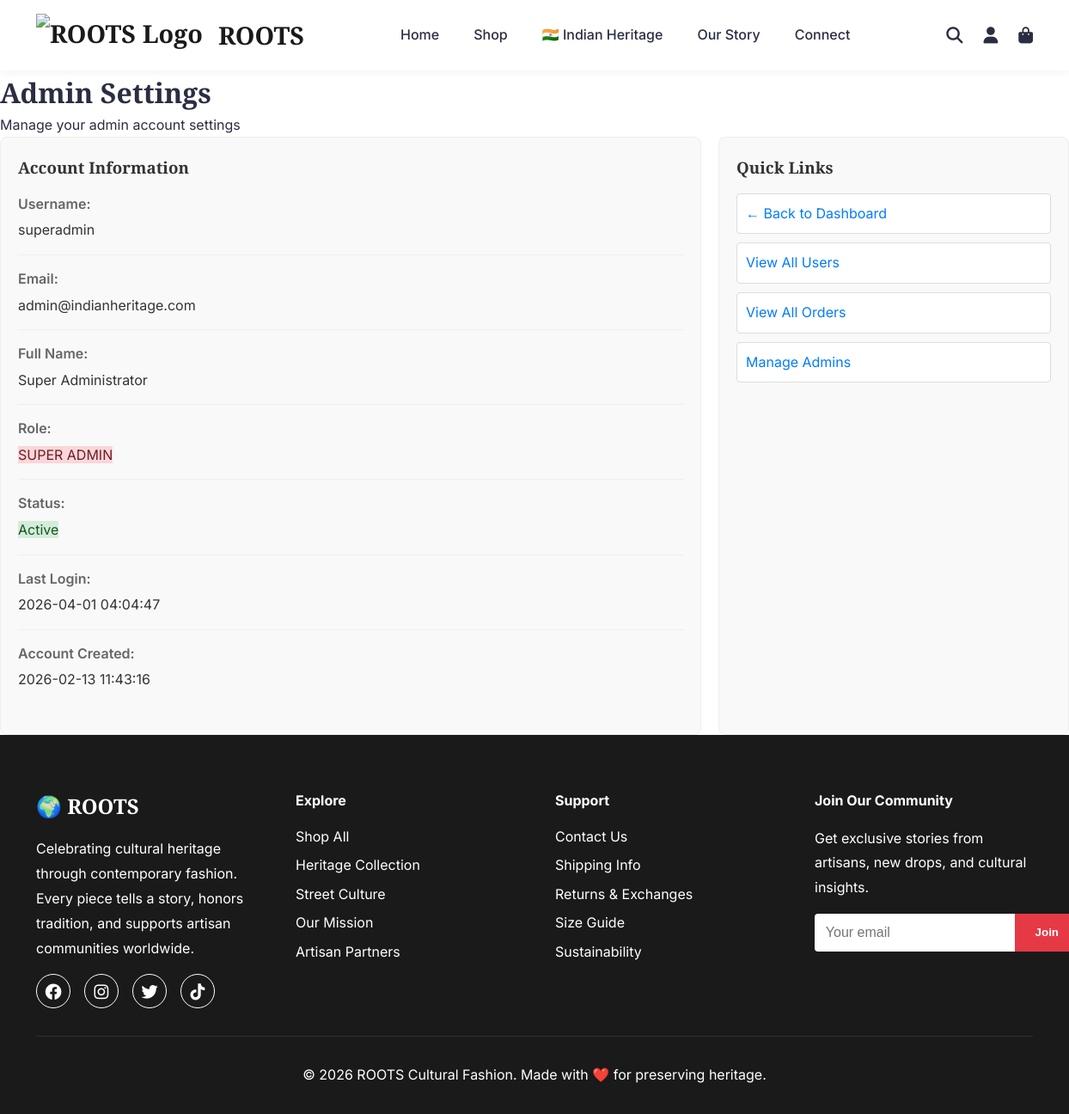
The app's page /admin/settings (signed in) with its own data.
### models/__init__.py (models this page shows, shortened)
class Admin(db.Model):
    __tablename__ = 'admins'
    id = db.Column(db.Integer, primary_key=True)
    email = db.Column(db.String(120), unique=True, nullable=False, index=True)
    username = db.Column(db.String(80), unique=True, nullable=False, index=True)
    password_hash = db.Column(db.String(255), nullable=False)
    full_name = db.Column(db.String(100))
    role = db.Column(db.String(20), default='admin')
    is_active = db.Column(db.Boolean, default=True)
    created_at = db.Column(db.DateTime, default=lambda: datetime.now(timezone.utc))
    updated_at = db.Column(db.DateTime, default=lambda: datetime.now(timezone.utc),
                          onupdate=lambda: datetime.now(timezone.utc))
    last_login = db.Column(db.DateTime)
    def is_super_admin(self) -> bool:
        return self.role == 'super_admin'

### controllers/admin_controller.py (the view)
@admin_bp.route('/settings')
@admin_required
def settings():
    from repositories import AdminRepository
    admin = AdminRepository.find_by_id(session['admin_id'])
    return render_template('admin/settings.html', admin=admin)

### app.py (called while the page is built)
@app.after_request
def add_cache_headers(response):
    if request.path.startswith('/static/'):
        response.cache_control.max_age = 2592000
        response.cache_control.public = True
    elif request.endpoint in ['home', 'shop', 'about', 'contact', 'indian_heritage', 'design_gallery']:
        response.cache_control.max_age = 3600
        response.cache_control.public = True
    return response

@app.before_request
def redirect_to_custom_domain():
    if env == 'production':
        if 'indian-heritage-fashion.onrender.com' in request.url:
            new_url = request.url.replace('indian-heritage-fashion.onrender.com', 'www.rootsfashion.in')
            return redirect(new_url, code=301)

@app.context_processor
def inject_now():
    return {'now': datetime.now(timezone.utc)}

@app.context_processor
def inject_user():
    user_info = {
        'is_authenticated': 'user_id' in session,
        'is_admin': 'admin_id' in session,
        'username': session.get('username') or session.get('admin_username'),
        'user_id': session.get('user_id'),
        'admin_id': session.get('admin_id')
    }
    return {'current_user': user_info}

### repositories/__init__.py (called while the page is built)
    @staticmethod
    def find_by_id(admin_id: int) -> Optional[Admin]:
        return Admin.query.get(admin_id)

### templates/admin/settings.html (shortened to what this page needs)
{% extends "base.html" %}
{% block content %}
<div class="admin-container">
    <div class="admin-header">
        <h1>Admin Settings</h1>
        <p>Manage your admin account settings</p>
    </div>
    <div class="settings-container">
        <div class="settings-section">
            <h3>Account Information</h3>
            <div class="info-group">
                <label>Username:</label>
                <p>{{ admin.username }}</p>
            </div>
            <div class="info-group">
                <label>Email:</label>
                <p>{{ admin.email }}</p>
            </div>
            <div class="info-group">
                <label>Full Name:</label>
                <p>{{ admin.full_name or 'Not set' }}</p>
            </div>
            <div class="info-group">
                <label>Role:</label>
                <p>
                    <span class="badge {% if admin.role == 'super_admin' %}badge-danger{% else %}badge-info{% endif %}">
                        {{ admin.role.upper().replace('_', ' ') }}
                    </span>
                </p>
            </div>
            <div class="info-group">
                <label>Status:</label>
                <p>
                    {% if admin.is_active %}
                        <span class="badge badge-success">Active</span>
                    {% else %}
                        <span class="badge badge-danger">Inactive</span>
                    {% endif %}
                </p>
            </div>
            <div class="info-group">
                <label>Last Login:</label>
                <p>{{ admin.last_login.strftime('%Y-%m-%d %H:%M:%S') if admin.last_login else 'Never' }}</p>
            </div>
            <div class="info-group">
                <label>Account Created:</label>
                <p>{{ admin.created_at.strftime('%Y-%m-%d %H:%M:%S') }}</p>
            </div>
        </div>
        <div class="settings-section">
            <h3>Quick Links</h3>
            <ul class="quick-links">
                <li><a href="{{ url_for('admin.dashboard') }}">← Back to Dashboard</a></li>
                <li><a href="{{ url_for('admin.users') }}">View All Users</a></li>
                <li><a href="{{ url_for('admin.orders') }}">View All Orders</a></li>
                {% if admin.is_super_admin() %}
                    <li><a href="{{ url_for('admin.admins') }}">Manage Admins</a></li>
                {% endif %}
            </ul>
        </div>
    </div>
</div>
{% endblock %}

### static/css/style.css (style rules this page uses)
* { margin: 0; padding: 0; box-sizing: border-box; }
:root { --primary-color: #1a1a1a; --secondary-color: #e63946; --accent-color: #f4a261; --text-color: #2b2d42; --light-bg: #fefae0; --white: #ffffff; --gray: #8d99ae; --border-color: #edf2f4; }
body { font-family: 'Inter', 'Segoe UI', sans-serif; line-height: 1.6; color: var(--text-color); }
h1, h2, h3 { font-family: 'Playfair Display', serif; }

### templates/admin/settings.html (style rules this page uses)
.settings-container { display: grid; grid-template-columns: 2fr 1fr; gap: 20px; }
.settings-section { background: #f9f9f9; padding: 20px; border-radius: 8px; border: 1px solid #eee; }
.settings-section h3 { margin-top: 0; margin-bottom: 15px; color: #333; }
.info-group { margin-bottom: 15px; padding-bottom: 15px; border-bottom: 1px solid #eee; }
.info-group:last-child { border-bottom: none; }
.info-group label { display: block; font-weight: 600; color: #666; margin-bottom: 5px; }
.info-group p { margin: 0; color: #333; }
.quick-links { list-style: none; padding: 0; margin: 0; }
.quick-links li { margin-bottom: 10px; }
.quick-links a { display: block; padding: 10px; background: white; border: 1px solid #ddd; border-radius: 4px; text-decoration: none; color: #007bff; transition: all 0.3s; }
.badge-danger { background: #f8d7da; color: #721c24; }
.badge-success { background: #d4edda; color: #155724; }

### records on screen
Admin: username "superadmin", email "admin@indianheritage.com", full_name "Super Administrator", role "SUPER ADMIN", last_login "2026-04-01 04:04:47", created_at "2026-02-13 11:43:16"
